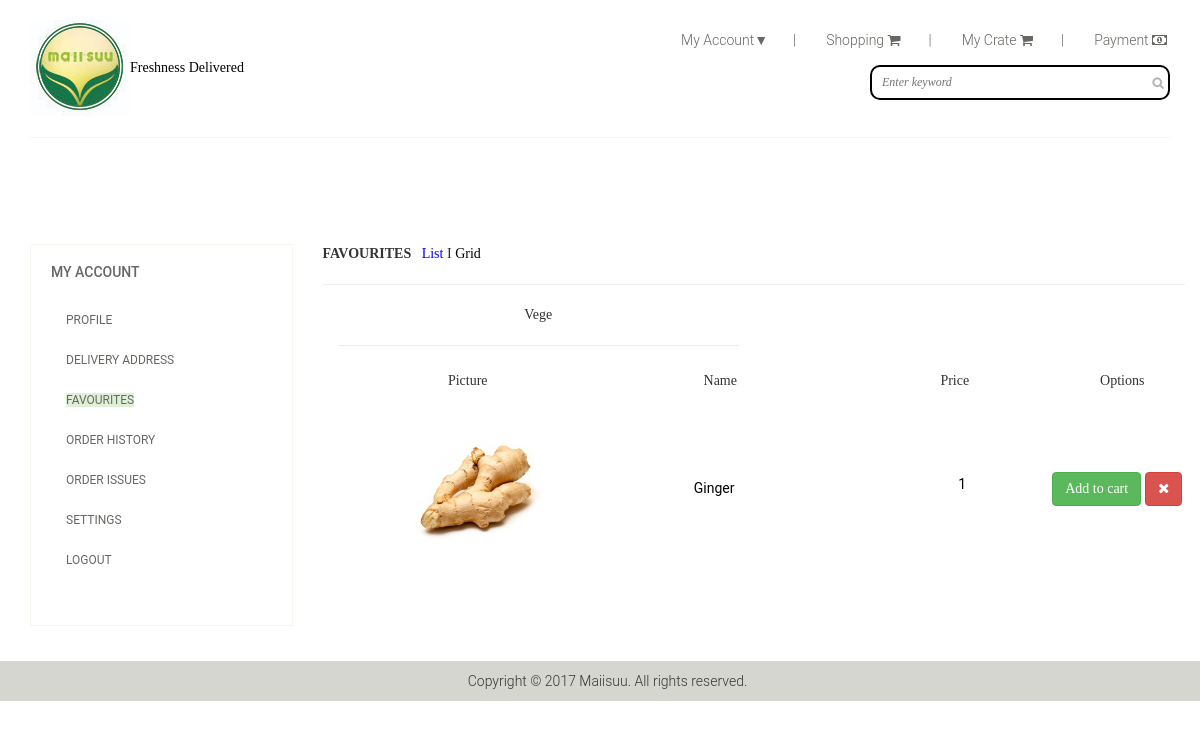
/favourites2a.php (signed in), run on the app's committed database.
### tables this page shows
CREATE TABLE `user_favourites` (
  `fav_id` bigint(100) NOT NULL,
  `product_id` varchar(500) NOT NULL,
  `list_name` varchar(100) NOT NULL,
  `fav_userid` bigint(20) NOT NULL
);

CREATE TABLE `product` (
  `product_id` bigint(20) NOT NULL,
  `product_name` varchar(500) NOT NULL,
  `product_img` varchar(500) NOT NULL,
  `product_weightkg` varchar(100) NOT NULL,
  `product_pricekg` varchar(100) NOT NULL,
  `product_price` varchar(100) NOT NULL,
  `category` varchar(100) NOT NULL,
  `sub_category` varchar(500) NOT NULL
);

### favourites2a.php (the view, shortened to what this page needs)
<?php
include'dbconfig.php';
?>
<!DOCTYPE html>
<html lang="en">
<head>
    <link href="css/bootstrap.min.css" rel="stylesheet">
    <link href="css/font-awesome.min.css" rel="stylesheet">
    <link href="css/prettyPhoto.css" rel="stylesheet">
    <link href="css/price-range.css" rel="stylesheet">
    <link href="css/animate.css" rel="stylesheet">
	<link href="css/main.css" rel="stylesheet">
	<link href="css/responsive.css" rel="stylesheet">
</head>
<body>
	<header id="header">
		<div class="header-middle">
			<div class="container">
				<div class="row">
					<div class="col-sm-4">
						<div class="logo pull-left">
							<a href="index.html"><img src="images/Logo 8.jpg" alt="" />Freshness Delivered</a>
						</div>
					</div>
					<div class="col-sm-8">
						<div class="shop-menu pull-right">
							<ul class="nav navbar-nav">
								<li class="dropdown-toggle" data-toggle="dropdown" data-hover="dropdown"><a href="">My Account&#9660;<span style="margin-left:25px">|</span></a></li>
<li><a href="index_home.php"> Shopping <i class="fa fa-shopping-cart"></i><span style="margin-left:25px">|</span></a></li>
<li><a href="mycrate.php"> My Crate <i class="fa fa-shopping-cart"></i><span style="margin-left:25px">|</span></a></li>
<li><a href="checkout-login-register.php"> Payment <i class="fa fa-money"></i></a></li>
							</ul>
						</div>
					</div>
                    <div class="search_box pull-right" style="margin-top:15px;">
							<input type="text" placeholder="Enter keyword" style="width:300px"/>
					</div>
				</div>
			</div>
		</div>
		<div class="header-bottom">
			<div class="container">
				<div class="row">
					<div class="col-sm-12">
					</div>
				</div>
			</div>
		</div>
	</header>
	<section id="slider">
	</section>
	<section>
		<div class="container">
			<div class="row">
				<div class="col-sm-3">
					<div>
						<div class="panel-group category-products" id="accordian">
							<div class="panel panel-default">
								<div class="panel-heading">
									<h4 class="panel-title">
										<a href="#sub1">
										<div>My Account</div>
										</a>
									</h4>
								</div>
								<div id="sub1">
									<div class="panel-body">
										<ul id="filter">
											<li><a href="#">Profile</a></li>
											<li><a href="#" >Delivery Address</a></li>
											<li><a href="favourites.php" class="alert-success">Favourites</a></li>
											<li><a href="#">Order History</a></li>
								            <li><a href="#">Order Issues</a></li>
                                            <li><a href="#">Settings</a></li>
                                            <li><a href="#">Logout</a></li>
										</ul>
									</div>
								</div>
							</div>
						</div>
					</div>
				</div>
				<div class="col-sm-9 padding-right">
					<div class="features_items">
<p><b>FAVOURITES</b>&nbsp;&nbsp;&nbsp;<a href="favourites2a.php" class="focus">List</a>&nbsp;I&nbsp;<a href="favourites2b.php">Grid</a></p><hr>
						<div class="col-sm-4" style=" width:50%; height:10%;">
							<div>
								<div class="single-products">
										<div class="productinfo text-center">
<?php
						$sql = "SELECT list_name FROM user_favourites where fav_userid = '$_SESSION[user]'";
						$result = mysqli_query($conn,$sql);
						if (mysqli_num_rows($result) > 0)
						{
   						while($row = mysqli_fetch_assoc($result))
						{
echo"<div align='center'>" . $row['list_name'] . "</div>";
echo "<hr>";}}
						?>
<div class="container">
<div class="table-responsive cart_info">
<table class="table table-condensed">
					<thead>
						<tr class="cart_menu">
							<td class="image">Picture</td>
                            <td style="position:relative;left:-70px" class="description">Name</td>
							<td style="position:relative;left:-130px" class="quantity">Price</td>
                            <td style="position:relative;left:-200px">Options</td>
						</tr>
					</thead>
					<tbody>
						<?php
						$sql = "SELECT * FROM product INNER JOIN favourite_temp ON product.product_id = favourite_temp.favourite_productid WHERE favourite_userid = '$_SESSION[user]'";
						$result = mysqli_query($conn,$sql);
						if (mysqli_num_rows($result) > 0)
						{
   						while($row = mysqli_fetch_assoc($result))
						{
						?>
						<form method="POST" action="favourites_add_list_ss.php" enctype="multipart/form-data" >
						<tr>
							<td class="cart_product">
							     <img name="vege_pic" style="position:relative;left:-40px" src="images/<?php echo $row['product_img']; ?>" alt="" />
 							</td>
							<td class="cart_description">
 <h4><p><input type='text' name='product_name' style="border:none"  value=<?php echo $row['product_name']; ?> readonly/></p></h4>
 							</td>
							<td class="cart_total">
<p class="cart_total_price"><input type='text' name="product_price" size="5" value=<?php echo $row['product_pricekg']; ?> style="position:relative;left:-90px; border:none" /></p>
							</td>
							<td class="">
<input style="position:relative; left:-200px" type="submit" id="button1" class="btn btn-success" name="Save"  value="Add to cart"/>
<button style="position:relative; left:-210px" type="submit" id="button2" class="btn btn-danger" name="Delete"><i class="fa fa-times"></i></button>
							</td>
						</tr>
						</form>
							<?php
					   }
	                }
         ?>
					</tbody>
				</table>
                </div>
				</div>
			</div>
				</div>
			</div>
		</div>
        </div></div></div></div>
	</section>
	<footer id="footer">
		<div class="footer-bottom">
			<div class="container">
				<div class="row">
					<center><p>Copyright © 2017 Maiisuu. All rights reserved.</p></center>
				</div>
			</div>
		</div>
	</footer>
</body>
</html>

### css/main.css (style rules this page uses)
body { font-family: maiisuu; position: relative; font-weight:400px; }
ul li { list-style: none; }
a { -webkit-transition: 300ms; -moz-transition: 300ms; -o-transition: 300ms; transition: 300ms; }
h1, h2, h3, h4, h5, h6 { font-family: 'Roboto', sans-serif; }
.header-middle .container .row { border-bottom: 1px solid #f5f5f5; margin-left: 0; margin-right: 0; padding-bottom: 20px; padding-top: 20px; }
.header-middle .container .row .col-sm-4 { padding-left: 0; }
.header-middle .container .row .col-sm-8 { padding-right:0; }
.shop-menu ul li { display:inline-block; padding-left: 15px; padding-right: 15px; }
.shop-menu ul li:last-child { padding-right: 0; }
.shop-menu ul li a { background: #FFFFFF; color: #696763; font-family: 'Roboto', sans-serif; font-size: 14px; font-weight: 300; padding:0; padding-right: 0; margin-top: 10px; }
.shop-menu ul li a i { margin-right:3px; }
.header-bottom { padding-bottom: 30px; padding-top: 30px; }
.search_box input { border: 2px solid black; border-radius:10px; color: #B2B2B2; font-family: 'maiisuu'; font-style:italic; font-size: 12px; font-weight: 300; height: 35px; outline: medium none; padding-left: 10px; width: 155px; background-image: url(../images/home/searchicon.png); background-repeat: no-repeat; background-position: 280px; }
#footer { background: #F0F0E9; }
.footer-bottom { background: #D6D6D0; padding-top: 10px; }
.footer-bottom p { color: #363432; font-family: 'Roboto', sans-serif; font-weight: 300; margin-left: 15px; }
#slider { padding-bottom: 45px; }
.category-products { border: 1px solid #F7F7F0; margin-bottom: 35px; padding-bottom: 20px; padding-top: 15px; }
.category-products .panel { background-color: #FFFFFF; border: 0px; border-radius: 0px; box-shadow:none; margin-bottom: 0px; }
.category-products .panel-default .panel-heading { background-color: #FFFFFF; border: 0 none; color: #FFFFFF; padding: 5px 20px; }
.category-products .panel-default .panel-heading .panel-title a { color: #696763; font-family: 'Roboto', sans-serif; font-size: 14px; text-decoration: none; text-transform: uppercase; }
.panel-body ul { padding-left: 20px; }
.panel-body ul li a { color: #696763; font-family: 'Roboto', sans-serif; font-size: 12px; text-transform: uppercase; }
.padding-right { padding-right: 0; }
.features_items { overflow:hidden; }
.single-products { position: relative; }
.productinfo p { font-family: 'Roboto', sans-serif; font-size: 14px; font-weight: 400; color: #696763; }
.productinfo img { width: 100%; }
.productinfo { position:relative; }
.cart_info table tr td { border-top: 0 none; vertical-align: inherit; }
.cart_product { display: block; margin: 15px -70px 10px 25px; }
.cart_product img { height:150px; width:150px; }
.category-products ul li { padding:10px 0px; }

### favourites2a.php (style rules this page uses)
li { cursor: pointer; cursor: hand; }
a { color:black; }
a.focus:link, a.focus:visited { color:blue; }

### data on the page
user_favourites: list_name "Vege"
product: product_img (picture), product_name "Ginger", product_price "1"
